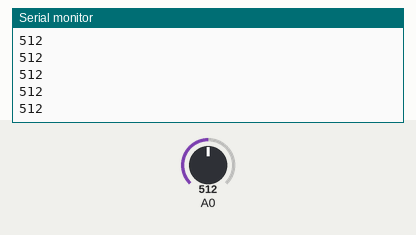
The sketch below on a simulated Arduino Uno, built with avr-gcc and run on an emulated ATmega328P. Parts: the last lines printed to the serial monitor. The test bench sets the inputs (shaded band); at power-on: A0 = 512.

Above: at 1.2 s.
1.3 s: A0 set to 716
At 2.0 s:
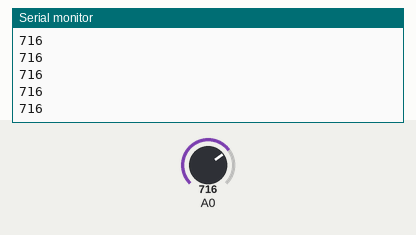
2.8 s: A0 set to 900
At 3.6 s:
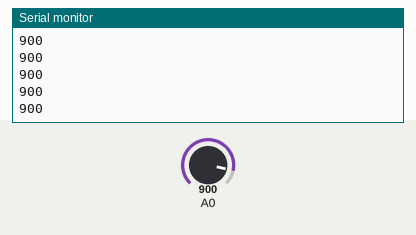
Timing chart, 0 to 5.8 s (numbered marks = the images above; inputs shaded):
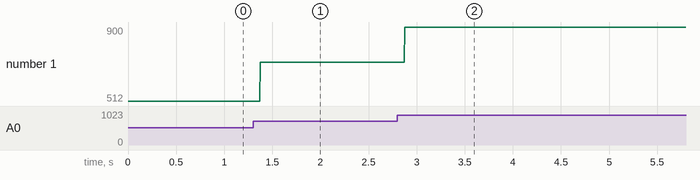

The sketch:

Mesure_profile.ino
```cpp
int prev = 0;
int value_now = 0;

void setup() {
  Serial.begin(9600);
  pinMode(A0, INPUT);
  prev = analogRead(A0);
}

void loop() {
    value_now = analogRead(A0);
    Serial.println(prev);
    prev = value_now;
}
```

Measured:
- after the input at 1.3 s, the serial monitor: prints a new line after 0.07 s (image 1)
- after the input at 2.8 s, the serial monitor: prints a new line after 0.08 s (image 2)
- plotted number 1: 512 → 716 after the input at 1.3 s, 716 → 900 after the input at 2.8 s
